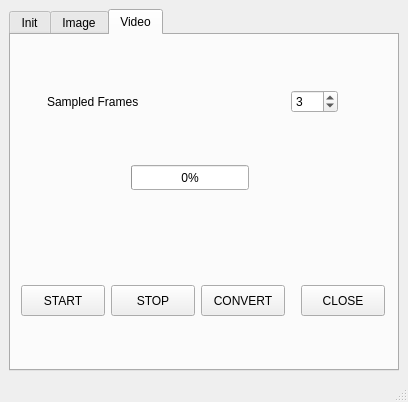
<?xml version="1.0" encoding="UTF-8"?>
<ui version="4.0">
 <class>ImgEditorGUI</class>
 <widget class="QMainWindow" name="ImgEditorGUI">
  <property name="geometry">
   <rect>
    <x>0</x>
    <y>0</y>
    <width>408</width>
    <height>402</height>
   </rect>
  </property>
  <property name="windowTitle">
   <string>ImgEditorGUI</string>
  </property>
  <widget class="QWidget" name="centralwidget">
   <layout class="QHBoxLayout" name="horizontalLayout_3">
    <item>
     <widget class="QTabWidget" name="tabWidget">
      <property name="currentIndex">
       <number>2</number>
      </property>
      <widget class="QWidget" name="tab_3">
       <attribute name="title">
        <string>Init</string>
       </attribute>
       <widget class="QWidget" name="formLayoutWidget">
        <property name="geometry">
         <rect>
          <x>30</x>
          <y>30</y>
          <width>311</width>
          <height>101</height>
         </rect>
        </property>
        <layout class="QFormLayout" name="formLayout">
         <property name="formAlignment">
          <set>Qt::AlignRight|Qt::AlignTop|Qt::AlignTrailing</set>
         </property>
         <item row="3" column="0">
          <widget class="QLabel" name="label_4">
           <property name="text">
            <string>Name</string>
           </property>
          </widget>
         </item>
         <item row="3" column="1">
          <widget class="QLineEdit" name="lEd_NameVideoFrame">
           <property name="text">
            <string>piezaXXX</string>
           </property>
          </widget>
         </item>
         <item row="4" column="0" colspan="2">
          <layout class="QHBoxLayout" name="horizontalLayout_4">
           <item>
            <widget class="QLabel" name="label_3">
             <property name="text">
              <string>camera Idx</string>
             </property>
            </widget>
           </item>
           <item>
            <spacer name="horizontalSpacer_3">
             <property name="orientation">
              <enum>Qt::Horizontal</enum>
             </property>
             <property name="sizeHint" stdset="0">
              <size>
               <width>40</width>
               <height>20</height>
              </size>
             </property>
            </spacer>
           </item>
           <item>
            <widget class="QSpinBox" name="Camera_Idx_spinBox"/>
           </item>
          </layout>
         </item>
        </layout>
       </widget>
      </widget>
      <widget class="QWidget" name="tab">
       <attribute name="title">
        <string>Image</string>
       </attribute>
       <layout class="QVBoxLayout" name="verticalLayout">
        <item>
         <layout class="QHBoxLayout" name="horizontalLayout">
          <item>
           <widget class="QLabel" name="label_2">
            <property name="text">
             <string>Name Image</string>
            </property>
           </widget>
          </item>
          <item>
           <spacer name="horizontalSpacer">
            <property name="orientation">
             <enum>Qt::Horizontal</enum>
            </property>
            <property name="sizeHint" stdset="0">
             <size>
              <width>40</width>
              <height>20</height>
             </size>
            </property>
           </spacer>
          </item>
          <item>
           <widget class="QLineEdit" name="Name_Image_lEd"/>
          </item>
         </layout>
        </item>
        <item>
         <layout class="QHBoxLayout" name="horizontalLayout_2">
          <item>
           <widget class="QLabel" name="label">
            <property name="text">
             <string>Delay</string>
            </property>
           </widget>
          </item>
          <item>
           <spacer name="horizontalSpacer_2">
            <property name="orientation">
             <enum>Qt::Horizontal</enum>
            </property>
            <property name="sizeHint" stdset="0">
             <size>
              <width>40</width>
              <height>20</height>
             </size>
            </property>
           </spacer>
          </item>
          <item>
           <widget class="QSpinBox" name="Delay_spinBox">
            <property name="maximum">
             <number>20</number>
            </property>
            <property name="value">
             <number>3</number>
            </property>
           </widget>
          </item>
          <item>
           <spacer name="horizontalSpacer_4">
            <property name="orientation">
             <enum>Qt::Horizontal</enum>
            </property>
            <property name="sizeHint" stdset="0">
             <size>
              <width>40</width>
              <height>20</height>
             </size>
            </property>
           </spacer>
          </item>
         </layout>
        </item>
        <item>
         <widget class="QPushButton" name="pushButton">
          <property name="text">
           <string>Start</string>
          </property>
         </widget>
        </item>
       </layout>
      </widget>
      <widget class="QWidget" name="tab_2">
       <attribute name="title">
        <string>Video</string>
       </attribute>
       <widget class="QPushButton" name="Btn_START">
        <property name="geometry">
         <rect>
          <x>10</x>
          <y>250</y>
          <width>84</width>
          <height>31</height>
         </rect>
        </property>
        <property name="text">
         <string>START</string>
        </property>
       </widget>
       <widget class="QPushButton" name="Btn_STOP">
        <property name="geometry">
         <rect>
          <x>100</x>
          <y>250</y>
          <width>84</width>
          <height>31</height>
         </rect>
        </property>
        <property name="text">
         <string>STOP</string>
        </property>
       </widget>
       <widget class="QPushButton" name="btn_CONVERT">
        <property name="geometry">
         <rect>
          <x>190</x>
          <y>250</y>
          <width>84</width>
          <height>31</height>
         </rect>
        </property>
        <property name="text">
         <string>CONVERT</string>
        </property>
       </widget>
       <widget class="QProgressBar" name="pBar_NumFrames">
        <property name="geometry">
         <rect>
          <x>120</x>
          <y>130</y>
          <width>118</width>
          <height>25</height>
         </rect>
        </property>
        <property name="value">
         <number>0</number>
        </property>
       </widget>
       <widget class="QPushButton" name="pBtn_CLOSE">
        <property name="geometry">
         <rect>
          <x>290</x>
          <y>250</y>
          <width>84</width>
          <height>31</height>
         </rect>
        </property>
        <property name="text">
         <string>CLOSE</string>
        </property>
       </widget>
       <widget class="QWidget" name="layoutWidget">
        <property name="geometry">
         <rect>
          <x>36</x>
          <y>50</y>
          <width>291</width>
          <height>34</height>
         </rect>
        </property>
        <layout class="QHBoxLayout" name="horizontalLayout_5">
         <item>
          <widget class="QLabel" name="label_5">
           <property name="text">
            <string>Sampled Frames</string>
           </property>
          </widget>
         </item>
         <item>
          <spacer name="horizontalSpacer_5">
           <property name="orientation">
            <enum>Qt::Horizontal</enum>
           </property>
           <property name="sizeHint" stdset="0">
            <size>
             <width>40</width>
             <height>20</height>
            </size>
           </property>
          </spacer>
         </item>
         <item>
          <widget class="QSpinBox" name="spBox_SampledFrames">
           <property name="minimum">
            <number>1</number>
           </property>
           <property name="maximum">
            <number>100</number>
           </property>
           <property name="value">
            <number>3</number>
           </property>
          </widget>
         </item>
        </layout>
       </widget>
      </widget>
     </widget>
    </item>
   </layout>
  </widget>
  <widget class="QMenuBar" name="menubar">
   <property name="geometry">
    <rect>
     <x>0</x>
     <y>0</y>
     <width>408</width>
     <height>28</height>
    </rect>
   </property>
  </widget>
  <widget class="QStatusBar" name="statusbar"/>
 </widget>
 <resources/>
 <connections/>
</ui>
